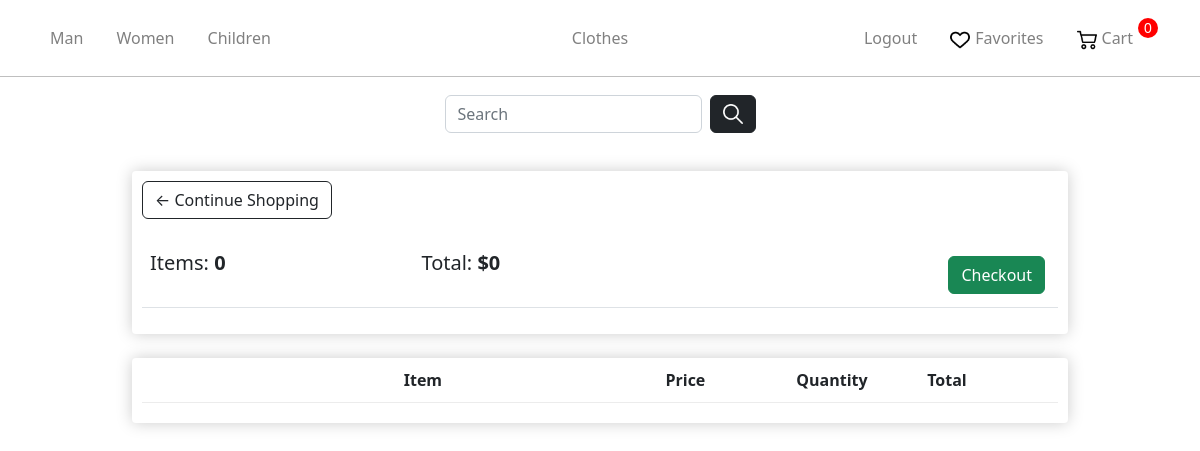
Page /cart/ (signed in) on the earlier database version.
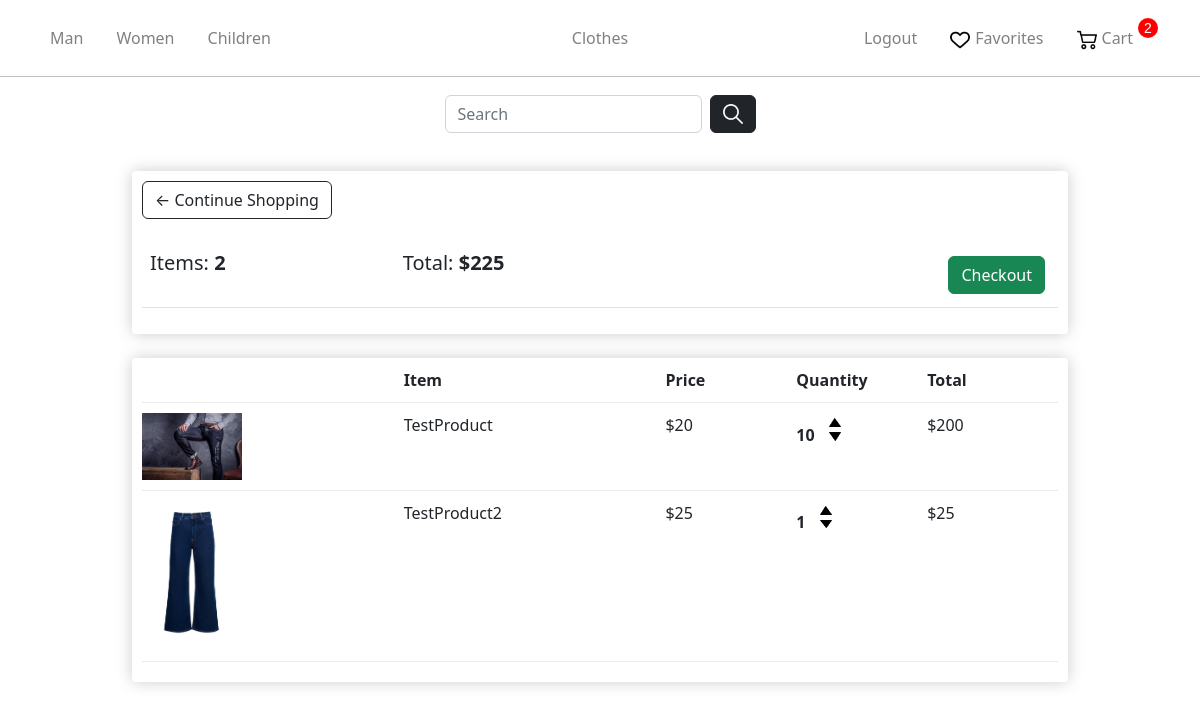
Same page on the later database version.
### store/models.py (models this page shows, shortened)
class Gender(models.Model):
    name = models.CharField(max_length=100, db_index=True)
    slug = models.SlugField(max_length=255, unique=True, db_index=True)
    categories_id = models.ManyToManyField('Category')
    def get_absolute_url(self):
        return reverse('gender', kwargs={'gender_slug': self.slug})

class Order(models.Model):
    user = models.ForeignKey('User', on_delete=models.CASCADE)
    products = models.ManyToManyField('OrderProduct')
    time_create = models.DateTimeField(auto_now_add=True)
    ordered = models.BooleanField(default=False)
    address = models.ForeignKey('Address', on_delete=models.SET_NULL, blank=True, null=True)
    def get_total(self):
        total = 0
        for order_item in self.products.all():
            total += order_item.get_total_product_price()
        return total
    def get_payment_url(self):
        return reverse('landing', kwargs={'order_id': self.pk})

class OrderProduct(models.Model):
    user = models.ForeignKey('User', on_delete=models.CASCADE)
    product = models.ForeignKey('Product', on_delete=models.PROTECT)
    quantity = models.IntegerField(default=1)
    ordered = models.BooleanField(default=False)
    def get_total_product_price(self):
        return self.quantity * self.product.price

class Product(models.Model):
    AVAILABILITY =(
        ('Y', 'В наличии'),
        ('N', 'Нет в наличии'),
    )
    name = models.CharField(max_length=255)
    slug = models.SlugField(max_length=255, unique=True, db_index=True)
    description = models.TextField(blank=True)
    price = models.IntegerField()
    photo = models.ImageField(upload_to="photos")
    size = models.CharField(max_length=255)
    availability = models.CharField(max_length=1,choices = AVAILABILITY,default = '')
    cat = models.ForeignKey('Category', on_delete=models.PROTECT)
    gender = models.ForeignKey('Gender', on_delete=models.PROTECT)

### store/views.py (the view)
# urls.py: path('cart/', views.cart, name="cart"),
def cart(request):
    context = {}
    context = get_user_context(context,request)
    return render(request, 'store/cart.html', context)

### store/templatetags/store_tags.py (called while the page is built)
@register.simple_tag(name='getquantity')
def get_quantity(order_product_pk, plus):
    return reverse('change_quantity', kwargs={'order_product_pk': order_product_pk, 'plus': plus})

### store/utils.py (called while the page is built)
def get_user_context(dict,request):
    context = dict
    genders = Gender.objects.all()
    ordered = 1
    if not request.user.is_authenticated:
        ordered = 0
    else:
        order_qs = Order.objects.filter(user=request.user, ordered=False)
        if order_qs.exists():
            context["order"] = order_qs[0]
        else:
            ordered = 0
    context["genders"] = genders
    context["gender_selected"] = -1
    context["cat_selected"] = -1
    context["ordered"] = ordered
    return context

### store/templates/store/cart.html (shortened to what this page needs)
{% extends 'store/layout.html' %}
{% load static %}
{% load store_tags %}
{% block content %}
    <link rel="stylesheet" href="{% static 'store/css/CategoriesCartCheckout.css' %}">
	<div class="row">
		<div class="col-lg-12">
			<div class="box-element">
				<a  class="btn btn-outline-dark" href="{% url 'main' %}">&#x2190; Continue Shopping</a>
				<br>
				<br>
				<table class="table">
					<tr>
						<th><h5>Items: <strong>{{order.products.count}}</strong></h5></th>
						<th><h5>Total: <strong>${{order.get_total}}</strong></h5></th>
						<th>
							<a  style="float:right; margin:5px;" class="btn btn-success" href="{{order.get_payment_url}}">Checkout</a>
						</th>
					</tr>
				</table>
			</div>
			<br>
			<div class="box-element">
				<div class="cart-row">
					<div style="flex:2"></div>
					<div style="flex:2"><strong>Item</strong></div>
					<div style="flex:1"><strong>Price</strong></div>
					<div style="flex:1"><strong>Quantity</strong></div>
					<div style="flex:1"><strong>Total</strong></div>
				</div>
				{%for orderproduct in order.products.all%}
				<div class="cart-row">
					<div style="flex:2"><img class="row-image" src="{{orderproduct.product.photo.url}}"></div>
					<div style="flex:2"><p>{{orderproduct.product.name}}</p></div>
					<div style="flex:1"><p>${{orderproduct.product.price}}</p></div>
					<div style="flex:1">
						<p class="quantity">{{orderproduct.quantity}}</p>
						<div class="quantity">
							{% getquantity order_product_pk=orderproduct.pk plus=1 as URL%}
							<a href = "{{URL}}"><img class="chg-quantity" src="../../static/store/img/arrow-up.png"></a>
							{% getquantity order_product_pk=orderproduct.pk plus=0 as URL%}
							<a href = "{{URL}}"><img class="chg-quantity" src="../../static/store/img/arrow-down.png"></a>
						</div>
					</div>
					<div style="flex:1"><p>${{orderproduct.get_total_product_price}}</p></div>
				</div>
				{%endfor%}
			</div>
		</div>
	</div>
{% endblock %}

### store/templates/store/layout.html (shortened to what this page needs)
{% load static %}
<!doctype html>
<html lang="en">
<head>
    <link rel="stylesheet" href="https://cdn.jsdelivr.net/npm/bootstrap@5.2.3/dist/css/bootstrap.min.css">
    <link rel="stylesheet" href="{% static 'store/css/main.css' %}">
</head>
<body>
    <nav class="navbar navbar-expand-sm navbar-dark main-nav">
    <div class="container justify-content-center">
        <ul class="nav navbar-nav w-100 flex-nowrap">
            {% for gender in genders%}
            <li class="nav-item active">
                {%if gender == gender_selected%}
                <p class="nav-link-selected lk" >{{gender.name}}</p>
                {%else%}
                <a class="nav-link lk" href="{{gender.get_absolute_url}}">{{gender.name}}</a>
                {%endif%}
            {% endfor %}
        </ul>
        <ul class="nav navbar-nav justify-content-center">
            <li class="nav-item"><a class="nav-link" href="{% url 'main' %}">Clothes</a></li>
        </ul>
        <ul class="nav navbar-nav w-100 justify-content-end">
            {% if request.user.is_authenticated %}
            <li class="nav-item">
                <a class="nav-link lk" href="{% url 'logout' %}">Logout</a>
            </li>
            {%endif%}
            <li class="nav-item">
                <a class="nav-link lk icon" href="{% url 'liked' %}"><img src="../../static/store/img/heart.png" alt="Heart Icon">Favorites</a>
            </li>
            <li class="nav-item">
                {%if not ordered%}
                    <p class="cart-total">0</p>
                {%else%}
                    <p class="cart-total">{{order.products.count}}</p>
                {%endif%}
                <a class="nav-link lk icon" href="{% url 'cart' %}"><img src="../../static/store/img/shopping-cart.png" alt="Cart Icon">Cart</a>
            </li>
        </ul>
    </div>
    </nav>
    <hr class="nav">
    <nav class="navbar navbar-expand-sm navbar-dark sec-nav">
    <div class="container justify-content-center">
        <form class="d-flex" role="search">
        <input class="form-control search-input me-2" type="search" placeholder="Search" aria-label="Search" name ="search_area" value="{{ search_input }}">
        <button type="button" class="btn btn-dark"><img src="../../static/store/img/loupe.png" alt="Loupe Icon"></button>
        </form>
    </div>
    </nav>
    {% block content %}
    {% endblock %}
</body>
</html>

### store/static/store/css/main.css (style rules this page uses)
.navbar .icon img { height: 20px; vertical-align: middle; margin-right: 5px; }
.navbar { padding: 18px; }
.navbar-expand-sm .navbar-nav .lk { padding-right: 25px; }
.navbar-nav .nav-link { color: gray; transition: color 0.2s ease-in-out; }
.navbar .cart-total { display: block; text-align: center; color: white; background-color: red; width: 20px; height: 20px; border-radius: 50%; font-size: 14px; font-family: Arial , sans-serif; float: right; }
.btn-dark { padding-top: 2px; }
.navbar .btn-dark img { height: 20px; width: 20px; vertical-align: middle; }
hr { margin: 0; color: black; }

### store/static/store/css/CategoriesCartCheckout.css (style rules this page uses)
.box-element { box-shadow:hsl(0, 0%, 80%) 0 0 16px; background-color: white; border-radius: 4px; padding: 10px; }
.col-lg-12 { max-width: 80%; margin: 0 auto; }
.row { display: flex; justify-content: center; align-items: center; margin-top: 20px; width: 100%; margin-left: 0; }
.row-image { width: 100px; }
.cart-row { display: flex; align-items: flex-stretch; padding-bottom: 10px; margin-bottom: 10px; border-bottom: 1px solid #ececec; }
.quantity { display: inline-block; font-weight: 700; padding-right: 10px; }
.chg-quantity { width: 12px; cursor: pointer; display: block; margin-top: 5px; transition: .1s; }

Differences in the rows shown:
changed Order: products.count "0" → "2"; get_total "0" → "225"
now on this page (row edited): OrderProduct: product.photo (picture), product.name "TestProduct", product.price "20", quantity "10", get_total_product_price "200"
added OrderProduct: product.photo (picture), product.name "TestProduct2", product.price "25", quantity "1", get_total_product_price "25"
